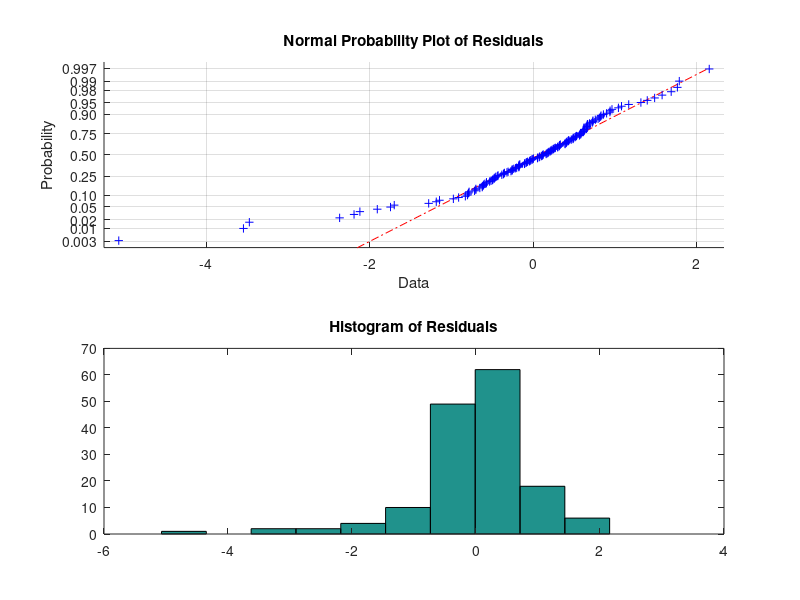
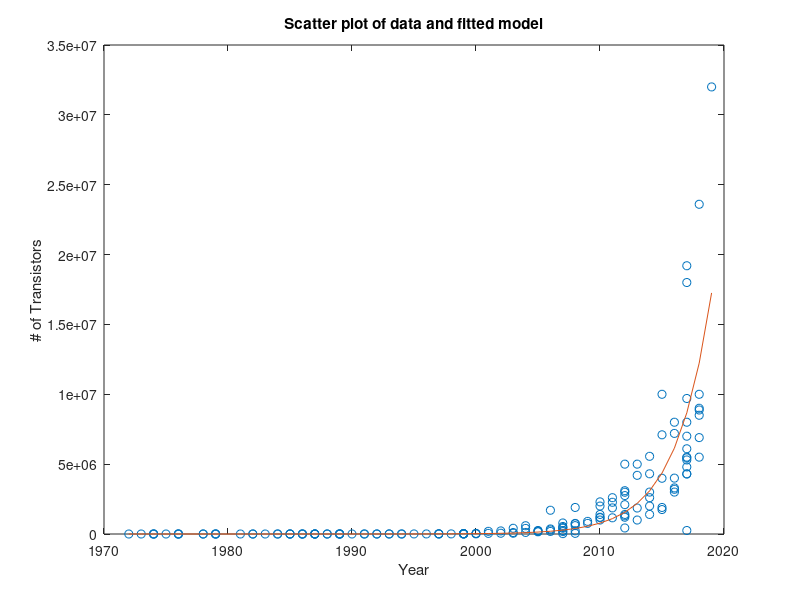

These figures' MATLAB source, in order:
%% Problem 6: Regression

% Läs in data från filen
data = load('moore.dat');
% Tilldela x och y från data
x = data(:, 1);
y = data(:, 2);

% Ta logaritmen av y för att få w
w = log(y);
% Skapa matrisen X
X = [ones(size(x)), x];

% Använd regress-funktionen för att hitta skattning av beta
[beta_hat,~,r,~,stats] = regress(w, X);
% Bestäm storheten R^2
R_square1 = stats(1)
R_square2 = stats(2)
R_square3 = stats(3)
R_square4 = stats(4)

% Bestäm vilken fördelning residualerna kommer från
res = w - X * beta_hat; % Använd r istället 
subplot(2, 1, 1), normplot(res);
title('Normal Probability Plot of Residuals');
subplot(2, 1, 2), hist(res);
title('Histogram of Residuals');

%% Beräkna prediktionen för år 2025
year_pred = 2025;
log_y_pred = [1, year_pred] * beta_hat;
y_pred = exp(log_y_pred);
fprintf('The predicted number of transistors in 2025 is: %.2f\n', y_pred);

% Återgå till originalskala för y (y_hat)
y_hat = exp(X * beta_hat);
% Plotta den skattade modellen
figure;
plot(x, y, 'o', x, y_hat, '-');
title('Scatter plot of data and fitted model');
xlabel('Year');
ylabel('# of Transistors');